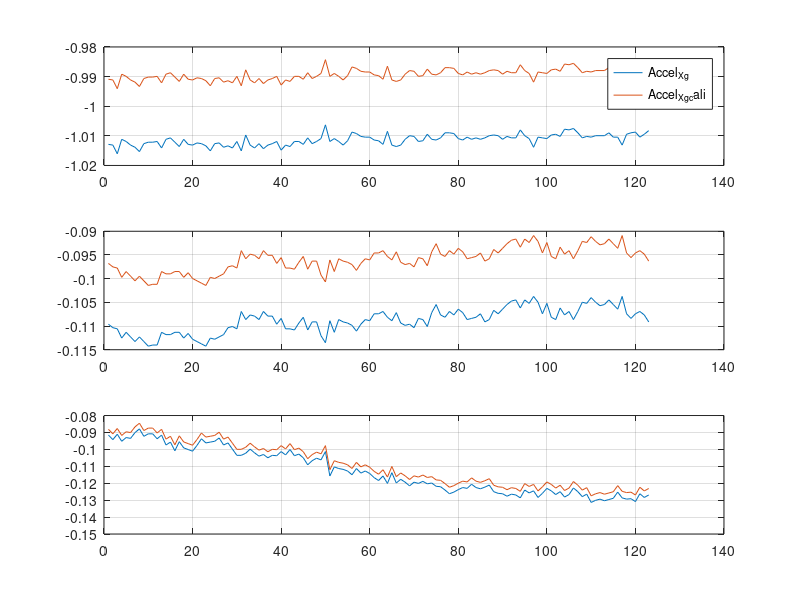
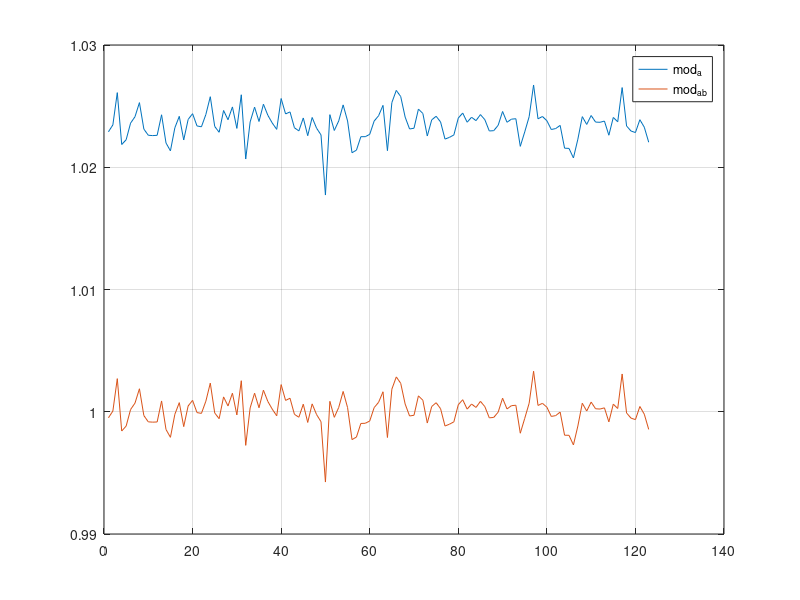

Write the MATLAB code that produced these figures, in order.

%
%   @    Accel raw data fitting
%
%   @Author     Niu Hongfang
%   @Date       2019.05.24
%%%%%%%%%%%%%%%%%%%%%%%%%%%%%%%%%%%%%%%%%%%%%%%%%%%%%%%%%%%%%%%%%%%%%%%%%%%;
clear all;
clc;
%close all;

earth_G = 9.80665;
Accel_ScaleFactor = 1/417.7;

accel_offset = [-0.023695834;-0.0131036071;-0.0022972305];
accel_scale = [1.00172770;1.00286853;0.987629831];

accel_mat = importdata("3_compressed.txt");

Accel_X = accel_mat.data(:,2);
Accel_Y = accel_mat.data(:,3);
Accel_Z = accel_mat.data(:,4);  

Accel_X_g = Accel_X*Accel_ScaleFactor/earth_G;
Accel_Y_g = Accel_Y*Accel_ScaleFactor/earth_G;
Accel_Z_g = Accel_Z*Accel_ScaleFactor/earth_G;

Accel_Z_g_mod = sqrt(Accel_X_g.*Accel_X_g + Accel_Y_g.*Accel_Y_g + Accel_Z_g.*Accel_Z_g) ;

Accel_X_g_cali = (Accel_X_g - accel_offset(1))*accel_scale(1);
Accel_Y_g_cali = (Accel_Y_g - accel_offset(2))*accel_scale(2);
Accel_Z_g_cali = (Accel_Z_g - accel_offset(3))*accel_scale(3);

Accel_Z_g_cali_mod = sqrt(Accel_X_g_cali.*Accel_X_g_cali + Accel_Y_g_cali.*Accel_Y_g_cali + Accel_Z_g_cali.*Accel_Z_g_cali);

N = length(Accel_X);
t = 1:N;

figure(1);
subplot(3,1,1);
plot(t,Accel_X_g,t,Accel_X_g_cali);grid on;;legend('Accel_X_g','Accel_X_g_cali');
subplot(3,1,2);
plot(t,Accel_Y_g,t,Accel_Y_g_cali);grid on;;
subplot(3,1,3);
plot(t,Accel_Z_g,t,Accel_Z_g_cali);grid on;;

figure(2);
plot(t,Accel_Z_g_mod, t, Accel_Z_g_cali_mod);legend('mod_a','mod_a_b');grid on;


fprintf("accel x mean value :%f \n", mean(Accel_X)*Accel_ScaleFactor/earth_G);
fprintf("accel y mean value :%f \n", mean(Accel_Y)*Accel_ScaleFactor/earth_G);
fprintf("accel z mean value :%f \n", mean(Accel_Z)*Accel_ScaleFactor/earth_G);

